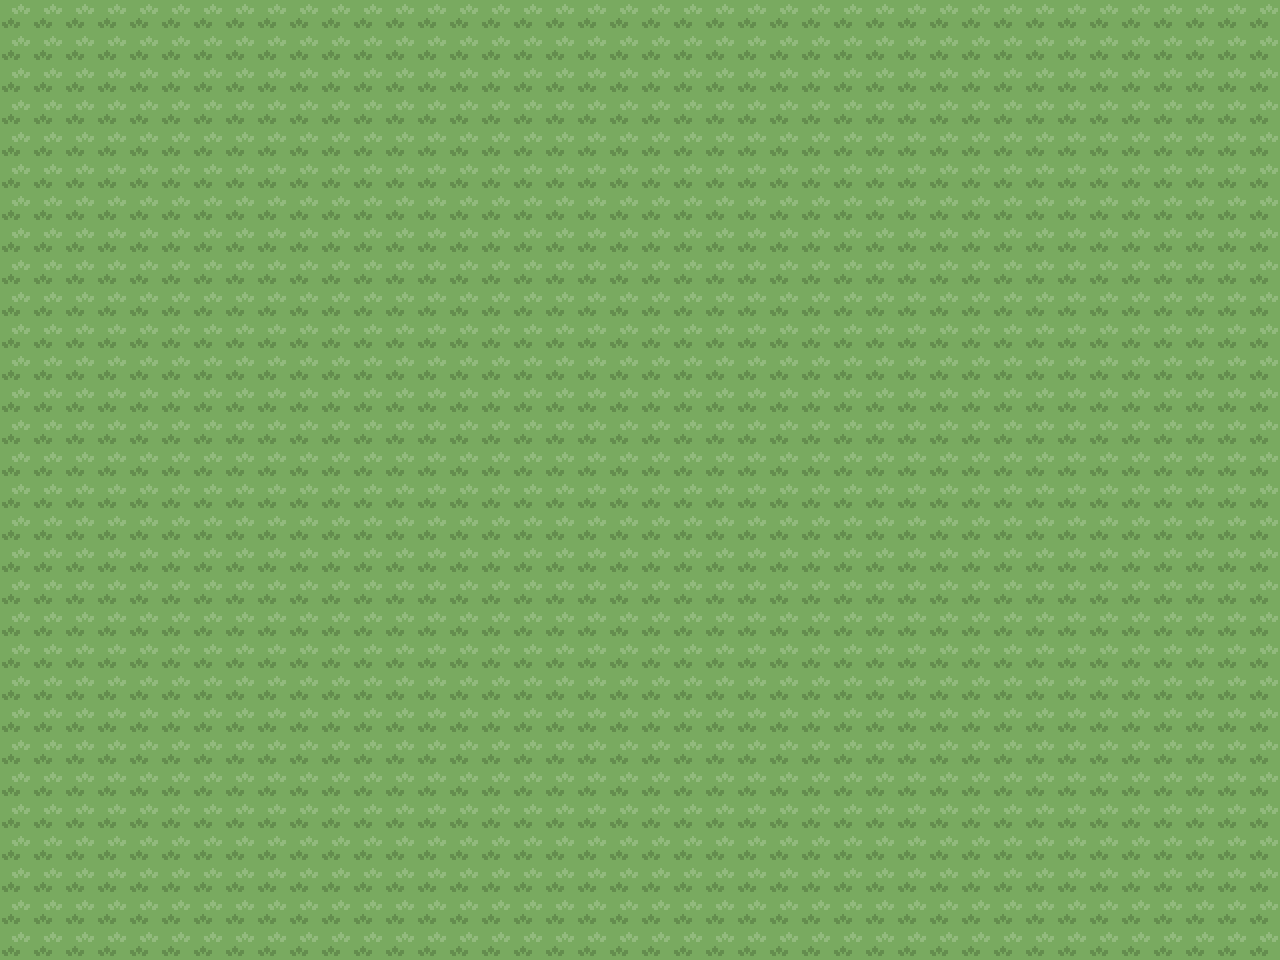

Below is a game level as drawn by its tile map, then a one-line description and the .tmx that defines it (tile-layer data replaced by summaries):
An orthogonal 40x30 tile map with 32x32 px tiles, 9 tile layers (1_1, 1_deco_1, 2_2, 2_deco_2, ...), 5 tilesets.

<map version="1.10" tiledversion="1.11.2" orientation="orthogonal" renderorder="left-up" width="40" height="30" tilewidth="32" tileheight="32" infinite="0" nextlayerid="13" nextobjectid="1">
  <tileset firstgid="1" source="00Home.tsx" />
  <tileset firstgid="4257" source="systemtags.tsx" />
  <tileset firstgid="4385" source="passages.tsx" />
  <tileset firstgid="4529" source="terrain_tag.tsx" />
  <tileset firstgid="4545" source="borders.tsx" />
  <layer id="1" name="1_1" width="40" height="30">
    <data>[1200 cells, 1200 non-empty, 1 distinct tile ids]</data>
  </layer>
  <layer id="2" name="1_deco_1" width="40" height="30">
    <data>[1200 cells, 0 non-empty, 0 distinct tile ids]</data>
  </layer>
  <group id="3" name="z = 0" />
  <layer id="4" name="2_2" width="40" height="30">
    <data>[1200 cells, 0 non-empty, 0 distinct tile ids]</data>
  </layer>
  <layer id="5" name="2_deco_2" width="40" height="30">
    <data>[1200 cells, 0 non-empty, 0 distinct tile ids]</data>
  </layer>
  <group id="6" name="z = 1" />
  <layer id="7" name="3_3" width="40" height="30">
    <data>[1200 cells, 0 non-empty, 0 distinct tile ids]</data>
  </layer>
  <layer id="8" name="3_deco_3" width="40" height="30">
    <data>[1200 cells, 0 non-empty, 0 distinct tile ids]</data>
  </layer>
  <group id="9" name="z = 2" />
  <layer id="10" name="terrain_tags" width="40" height="30">
    <data>[1200 cells, 0 non-empty, 0 distinct tile ids]</data>
  </layer>
  <layer id="11" name="systemtags" width="40" height="30">
    <data>[1200 cells, 0 non-empty, 0 distinct tile ids]</data>
  </layer>
  <layer id="12" name="passages" width="40" height="30">
    <data>[1200 cells, 0 non-empty, 0 distinct tile ids]</data>
  </layer>
  <group id="13" name="info" />
</map>
